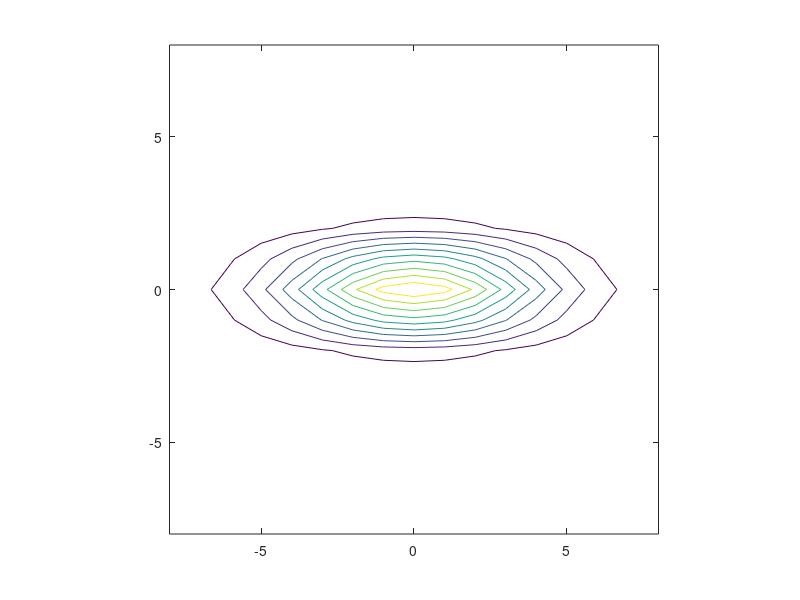

This figure's MATLAB source:
clear all;
mu = [0,0];
sigma = [9 0;0 1];
x = -8:1:8;
y = -8:1:8;
[X,Y] = meshgrid(x,y);

Z = mvnpdf([X(:) Y(:)],mu,sigma);
Z = reshape(Z,size(X));
contour(X,Y,Z), axis equal
% Z = mvnrnd(mu,sigma,100);